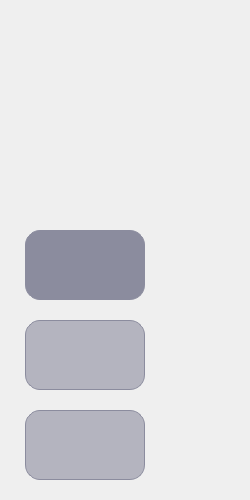
<?xml version="1.0" encoding="UTF-8"?>
<ui version="4.0">
 <class>Form</class>
 <widget class="QWidget" name="Form">
  <property name="geometry">
   <rect>
    <x>0</x>
    <y>0</y>
    <width>250</width>
    <height>500</height>
   </rect>
  </property>
  <property name="windowTitle">
   <string>Form</string>
  </property>
  <widget class="PaintLabel" name="label_1">
   <property name="geometry">
    <rect>
     <x>0</x>
     <y>0</y>
     <width>250</width>
     <height>500</height>
    </rect>
   </property>
   <property name="styleSheet">
    <string notr="true">border-top-right-radius:20px;</string>
   </property>
   <property name="text">
    <string/>
   </property>
  </widget>
  <widget class="QLabel" name="label_2">
   <property name="geometry">
    <rect>
     <x>0</x>
     <y>148</y>
     <width>250</width>
     <height>352</height>
    </rect>
   </property>
   <property name="text">
    <string/>
   </property>
  </widget>
  <widget class="TextButton" name="pushButton_1">
   <property name="geometry">
    <rect>
     <x>25</x>
     <y>230</y>
     <width>120</width>
     <height>70</height>
    </rect>
   </property>
   <property name="styleSheet">
    <string notr="true">QPushButton{
	border-radius:15px;
	background-color: rgba(139, 140, 158, 150);
	border:1px solid rgb(139, 140, 158);
	font: 20pt &quot;StopSCD&quot;;
}
QPushButton:hover{
	background-color: rgba(139, 140, 158, 200);
}
QPushButton:checked{
	background-color: rgb(139, 140, 158);
}</string>
   </property>
   <property name="text">
    <string/>
   </property>
   <property name="checkable">
    <bool>true</bool>
   </property>
   <property name="checked">
    <bool>true</bool>
   </property>
  </widget>
  <widget class="TextButton" name="pushButton_2">
   <property name="geometry">
    <rect>
     <x>25</x>
     <y>320</y>
     <width>120</width>
     <height>70</height>
    </rect>
   </property>
   <property name="styleSheet">
    <string notr="true">QPushButton{
	border-radius:15px;
	background-color: rgba(139, 140, 158, 150);
	border:1px solid rgb(139, 140, 158);
	font: 20pt &quot;StopSCD&quot;;
}
QPushButton:hover{
	background-color: rgba(139, 140, 158, 200);
}
QPushButton:checked{
	background-color: rgb(139, 140, 158);
}</string>
   </property>
   <property name="text">
    <string/>
   </property>
   <property name="checkable">
    <bool>true</bool>
   </property>
  </widget>
  <widget class="TextButton" name="pushButton_3">
   <property name="geometry">
    <rect>
     <x>25</x>
     <y>410</y>
     <width>120</width>
     <height>70</height>
    </rect>
   </property>
   <property name="styleSheet">
    <string notr="true">QPushButton{
	border-radius:15px;
	background-color: rgba(139, 140, 158, 150);
	border:1px solid rgb(139, 140, 158);
	font: 20pt &quot;StopSCD&quot;;
}
QPushButton:hover{
	background-color: rgba(139, 140, 158, 200);
}
QPushButton:checked{
	background-color: rgb(139, 140, 158);
}</string>
   </property>
   <property name="text">
    <string/>
   </property>
   <property name="checkable">
    <bool>true</bool>
   </property>
  </widget>
  <widget class="QLabel" name="label_3">
   <property name="geometry">
    <rect>
     <x>170</x>
     <y>240</y>
     <width>50</width>
     <height>50</height>
    </rect>
   </property>
   <property name="text">
    <string/>
   </property>
  </widget>
  <widget class="QLabel" name="label_4">
   <property name="geometry">
    <rect>
     <x>170</x>
     <y>330</y>
     <width>50</width>
     <height>50</height>
    </rect>
   </property>
   <property name="text">
    <string/>
   </property>
  </widget>
  <widget class="QLabel" name="label_5">
   <property name="geometry">
    <rect>
     <x>170</x>
     <y>420</y>
     <width>50</width>
     <height>50</height>
    </rect>
   </property>
   <property name="text">
    <string/>
   </property>
  </widget>
  <zorder>label_2</zorder>
  <zorder>label_1</zorder>
  <zorder>pushButton_2</zorder>
  <zorder>pushButton_3</zorder>
  <zorder>label_3</zorder>
  <zorder>pushButton_1</zorder>
  <zorder>label_4</zorder>
  <zorder>label_5</zorder>
 </widget>
 <customwidgets>
  <customwidget>
   <class>PaintLabel</class>
   <extends>QLabel</extends>
   <header>Search</header>
  </customwidget>
  <customwidget>
   <class>TextButton</class>
   <extends>QPushButton</extends>
   <header>Search</header>
  </customwidget>
 </customwidgets>
 <resources/>
 <connections/>
</ui>
